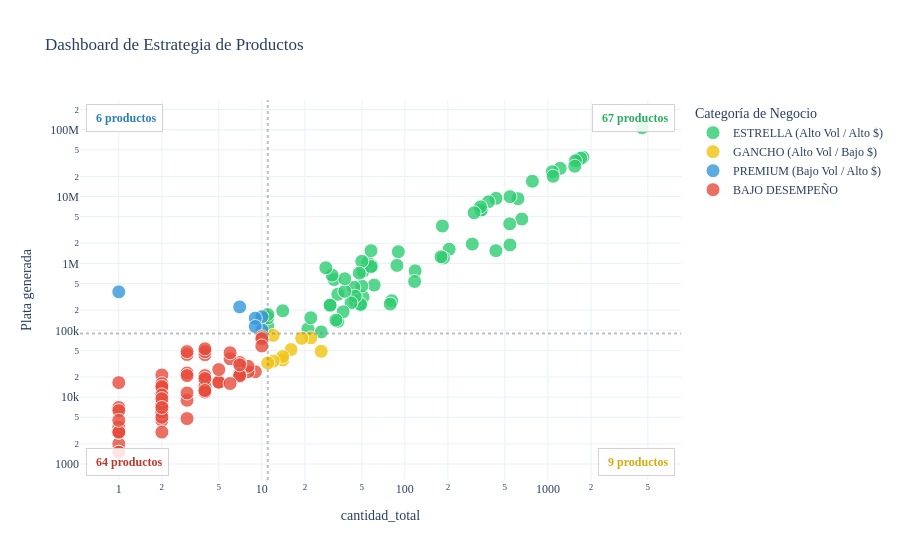

Notebook source saved alongside this figure:
### Code cell
# Definimos los puntos de corte
corte_x = info_productos["cantidad_total"].median()
corte_y = info_productos["Plata generada"].median()

# Función para asignar el color/categoría
def clasificar(row):
    if row["cantidad_total"] >= corte_x and row["Plata generada"] >= corte_y:
        return "ESTRELLA (Alto Vol / Alto $)"
    elif row["cantidad_total"] < corte_x and row["Plata generada"] >= corte_y:
        return "PREMIUM (Bajo Vol / Alto $)"
    elif row["cantidad_total"] >= corte_x and row["Plata generada"] < corte_y:
        return "GANCHO (Alto Vol / Bajo $)"
    else:
        return "BAJO DESEMPEÑO"

# Aplicamos la lógica al DataFrame
info_productos["Categoria_Matriz"] = info_productos.apply(clasificar, axis=1)

# ── Conteo por cuadrante ──────────────────────────────────────────────────────
conteos = info_productos["Categoria_Matriz"].value_counts()
n_estrella = conteos.get("ESTRELLA (Alto Vol / Alto $)", 0)
n_premium  = conteos.get("PREMIUM (Bajo Vol / Alto $)", 0)
n_gancho   = conteos.get("GANCHO (Alto Vol / Bajo $)", 0)
n_bajo     = conteos.get("BAJO DESEMPEÑO", 0)

import plotly.express as px

fig = px.scatter(
    info_productos.reset_index(), 
    x="cantidad_total", 
    y="Plata generada",
    color="Categoria_Matriz",
    color_discrete_map={
        "ESTRELLA (Alto Vol / Alto $)": "#2ecc71",
        "PREMIUM (Bajo Vol / Alto $)": "#3498db",
        "GANCHO (Alto Vol / Bajo $)": "#f1c40f",
        "BAJO DESEMPEÑO": "#e74c3c"
    },
    hover_name="Nombre",
    log_x=True, 
    log_y=True,
    hover_data=["precio_promedio", "transacciones"],
    title="Dashboard de Estrategia de Productos",
    template="plotly_white"
)

fig.update_traces(marker=dict(size=14, opacity=0.8, line=dict(width=1, color='white')))
fig.add_vline(x=corte_x, line_dash="dot", line_color="gray", opacity=0.5)
fig.add_hline(y=corte_y, line_dash="dot", line_color="gray", opacity=0.5)

# ── Anotaciones en las 4 esquinas ─────────────────────────────────────────────
anotaciones = [
    dict(x=0.99, y=0.99, text=f"<b> {n_estrella} productos</b>",
         font=dict(color="#27ae60", size=12),
         xanchor="right", yanchor="top"),
    dict(x=0.01, y=0.99, text=f"<b> {n_premium} productos</b>",
         font=dict(color="#2980b9", size=12),
         xanchor="left", yanchor="top"),
    dict(x=0.99, y=0.01, text=f"<b> {n_gancho} productos</b>",
         font=dict(color="#d4ac0d", size=12),
         xanchor="right", yanchor="bottom"),
    dict(x=0.01, y=0.01, text=f"<b> {n_bajo} productos</b>",
         font=dict(color="#c0392b", size=12),
         xanchor="left", yanchor="bottom"),
]

for a in anotaciones:
    fig.add_annotation(
        x=a["x"], y=a["y"],
        text=a["text"],
        showarrow=False,
        font=a["font"],
        xref="paper", yref="paper",
        bgcolor="rgba(255,255,255,0.85)",
        bordercolor="lightgray",
        borderwidth=1,
        borderpad=6,
        xanchor=a["xanchor"],
        yanchor=a["yanchor"],
    )

fig.update_layout(
    legend_title_text='Categoría de Negocio',
    font=dict(family="Verdana", size=12)
)

fig.show()

### Figure 1 — Plotly figure (JSON) as saved in the notebook; plotly's stock layout.template omitted (floating-point values rounded to 4 significant figures; data arrays with more than 128 entries replaced by an {"elided": "..."} marker saying what was removed)
{"data": [{"customdata": {"elided": "67x2 float values"}, "hovertemplate": "<b>%{hovertext}</b><br><br>Categoria_Matriz=ESTRELLA (Alto Vol / Alto $)<br>cantidad_total=%{x}<br>Plata generada=%{y}<br>precio_promedio=%{customdata[0]}<br>transacciones=%{customdata[1]}<extra></extra>", "hovertext": ["Arma tu plato", "Bowl pollo tostada", "Bowl pasta buona", "Ensalada chefsito", "Bowl lomo alto", "Sándwich romano", "Bowl colombianito", "Ensalada pollo miel mostaza", "Sándwich criollo", "Ensalada pollo pesto", "Sándwich o pockets", "Hatsu azul", "Sándwich felix carne", "Agua con gas cristal", "Hatsu amarillo", "Ensalada italianísima", "Ensalada kale cesar", "Agua sin gas cristal", "Sándwich becha", "Sándwich felix pollo", "Pavoneta", "Soda lucy pink", "Mexi", "Parfait frutos rojos", "Soda hatsu verde lata", "Sopa de tomate", "Hatsu lila 400 ml", "Soda hatsu rosada lata", "Americano", "Wake up & go", "Pollo", "Bagels", "Agua sin gas", "Green heaven", "Rustico", "Bananabread tradicional chips", "Toscana", "Berry bliss pancakes", "Waffle de yuca", "Hatsu blanco", "Parfait vivir", "Ensalada master", "Pastel de pollo", "Pancakes choco-banana delight", "Smoothie pink power", "Latte", "Milo", "Parfait frutos amarillos", "Capuchino", "Parfait frutos amarillo", "Tropical boost", "Carne desmechada", "Sándwich verde", "Napoli", "Huevos", "Ensalada ligera", "Palito de queso", "Aguacate", "Bananabread tradicional frutos", "Galletas chips de chocolate", "Sopa de tomate combo", "Chocolate caliente", "Hatsu negro", "Smoothie chocolate dream", "Barras smuh", "Cholas", "Acai"], "legendgroup": "ESTRELLA (Alto Vol / Alto $)", "marker": {"color": "#2ecc71", "line": {"color": "white", "width": 1}, "opacity": 0.8, "size": 14, "symbol": "circle"}, "mode": "markers", "name": "ESTRELLA (Alto Vol / Alto $)", "orientation": "v", "showlegend": true, "type": "scatter", "x": [4564.0, 1755.0, 1635.0, 1696.0, 1558.0, 1541.0, 1219.0, 1073.0, 1087.0, 779.0, 618.0, 657.0, 543.0, 543.0, 541.0, 434.0, 384.0, 433.0, 344.0, 341.0, 338.0, 296.0, 305.0, 204.0, 186.0, 183.0, 179.0, 118.0, 117.0, 88.0, 81.0, 90.0, 79.0, 59.0, 55.0, 61.0, 58.0, 51.0, 58.0, 51.0, 50.0, 50.0, 49.0, 48.0, 44.0, 45.0, 49.0, 45.0, 42.0, 34.0, 38.0, 34.0, 32.0, 38.0, 37.0, 31.0, 33.0, 26.0, 30.0, 30.0, 28.0, 21.0, 22.0, 11.0, 14.0, 11.0, 11.0], "xaxis": "x", "y": [107100000.0, 38670000.0, 35650000.0, 37440000.0, 34360000.0, 28470000.0, 26450000.0, 23570000.0, 20140000.0, 16960000.0, 9297000.0, 4617000.0, 9975000.0, 1894000.0, 3912000.0, 9415000.0, 8352000.0, 1552000.0, 6347000.0, 6288000.0, 7031000.0, 1948000.0, 5731000.0, 1633000.0, 1209000.0, 3628000.0, 1256000.0, 775200.0, 537200.0, 935500.0, 276500.0, 1498000.0, 246500.0, 918000.0, 1034000.0, 474300.0, 1552000.0, 765000.0, 898000.0, 316000.0, 459000.0, 1076000.0, 238000.0, 715700.0, 442000.0, 271500.0, 245000.0, 323000.0, 257000.0, 346000.0, 383000.0, 136000.0, 574700.0, 590000.0, 189000.0, 668500.0, 142000.0, 94500.0, 232900.0, 238500.0, 861600.0, 105000.0, 154000.0, 116000.0, 196000.0, 154000.0, 172000.0], "yaxis": "y"}, {"customdata": [[1867.0, 25.0], [3500.0, 19.0], [3219.0, 16.0], [4000.0, 16.0], [2571.0, 13.0], [2893.0, 13.0], [2875.0, 11.0], [2955.0, 10.0], [7000.0, 10.0]], "hovertemplate": "<b>%{hovertext}</b><br><br>Categoria_Matriz=GANCHO (Alto Vol / Bajo $)<br>cantidad_total=%{x}<br>Plata generada=%{y}<br>precio_promedio=%{customdata[0]}<br>transacciones=%{customdata[1]}<extra></extra>", "hovertext": ["Vinagreta pesto", "Hatsu caja", "Plátano maduro", "Shot de naranja", "Adición leche de almendras", "Cebolla caramelizada", "Galletas parmesano", "Camote", "Hatsu fucsia"], "legendgroup": "GANCHO (Alto Vol / Bajo $)", "marker": {"color": "#f1c40f", "line": {"color": "white", "width": 1}, "opacity": 0.8, "size": 14, "symbol": "circle"}, "mode": "markers", "name": "GANCHO (Alto Vol / Bajo $)", "orientation": "v", "showlegend": true, "type": "scatter", "x": [26.0, 22.0, 16.0, 19.0, 14.0, 14.0, 12.0, 11.0, 12.0], "xaxis": "x", "y": [48550.0, 77000.0, 51500.0, 76000.0, 36000.0, 40500.0, 34500.0, 32500.0, 84000.0], "yaxis": "y"}, {"customdata": [[10200.0, 10.0], [16000.0, 10.0], [16890.0, 9.0], [12670.0, 9.0], [32000.0, 7.0], [376000.0, 1.0]], "hovertemplate": "<b>%{hovertext}</b><br><br>Categoria_Matriz=PREMIUM (Bajo Vol / Alto $)<br>cantidad_total=%{x}<br>Plata generada=%{y}<br>precio_promedio=%{customdata[0]}<br>transacciones=%{customdata[1]}<extra></extra>", "hovertext": ["Nutty banana bliss", "Classic charm", "Sándwich indio", "Pancakes frutos rojos", "Combo sopa de tomate", "Mensualidades"], "legendgroup": "PREMIUM (Bajo Vol / Alto $)", "marker": {"color": "#3498db", "line": {"color": "white", "width": 1}, "opacity": 0.8, "size": 14, "symbol": "circle"}, "mode": "markers", "name": "PREMIUM (Bajo Vol / Alto $)", "orientation": "v", "showlegend": true, "type": "scatter", "x": [10.0, 10.0, 9.0, 9.0, 7.0, 1.0], "xaxis": "x", "y": [102000.0, 160000.0, 152000.0, 114000.0, 224000.0, 376000.0], "yaxis": "y"}, {"customdata": [[8000.0, 10.0], [7490.0, 9.0], [2667.0, 9.0], [3000.0, 8.0], [3625.0, 8.0], [4714.0, 7.0], [5832.0, 7.0], [2929.0, 7.0], [3143.0, 7.0], [3000.0, 7.0], [6250.0, 6.0], [7683.0, 6.0], [3400.0, 5.0], [3342.0, 5.0], [5170.0, 5.0], [2667.0, 4.0], [3250.0, 4.0], [3125.0, 4.0], [10800.0, 4.0], [12000.0, 4.0], [4500.0, 4.0], [3625.0, 4.0], [2982.0, 4.0], [5250.0, 4.0], [13220.0, 4.0], [7664.0, 3.0], [14500.0, 3.0], [4750.0, 3.0], [3000.0, 3.0], [7000.0, 3.0], [3150.0, 3.0], [3850.0, 3.0], [16000.0, 3.0], [1595.0, 3.0], [2250.0, 2.0], [6500.0, 2.0], [10750.0, 2.0], [3000.0, 2.0], [7950.0, 2.0], [2900.0, 2.0], [6800.0, 2.0], [1500.0, 2.0], [3000.0, 2.0], [7000.0, 2.0], [3930.0, 2.0], [4357.0, 2.0], [3570.0, 2.0], [7250.0, 2.0], [3950.0, 2.0], [5400.0, 2.0], [4750.0, 2.0], [16500.0, 1.0], [2000.0, 1.0], [2500.0, 1.0], [7000.0, 1.0], [3570.0, 1.0], [3000.0, 1.0], [6300.0, 1.0], [1500.0, 1.0], [3000.0, 1.0], [3000.0, 1.0], [4500.0, 1.0], [3500.0, 1.0], [1500.0, 1.0]], "hovertemplate": "<b>%{hovertext}</b><br><br>Categoria_Matriz=BAJO DESEMPEÑO<br>cantidad_total=%{x}<br>Plata generada=%{y}<br>precio_promedio=%{customdata[0]}<br>transacciones=%{customdata[1]}<extra></extra>", "hovertext": ["Jugo verde", "Smoothie fresa banano", "Champiñones", "Tomate cherry", "Queso mozarella", "Jamón de pavo", "Coca cola zero", "Frijol negro", "Leche de almendras", "Brócoli", "Soda hatsu rosada", "Smoothie reactívate con vivo", "Tocineta", "Pasta fusili", "Carne pecho", "Adición leche de coco", "Arroz", "Queso campesino", "Pancakes chocolate", "Tostadas francesas clasica", "Pastel de carne", "Hatsu en caja", "Nachos", "Coca cola", "Tostadas francesas fit", "Vinagreta miel mostaza", "Sweet crave pancakes", "Pastel ranchero", "Aromática", "Smoothie se vivo", "Quinoa", "Falafel", "Berry bliss", "Sriracha mayo", "Vinagreta cesar", "Agua hatsu botella", "Bananabread almond", "Tomate chonto", "Torta de zanahoria y nueces", "Peanut butter", "Soda hatsu amarilla lata", "Miel", "Lechuga romana", "Hatsu verde", "Estacion de cafe sencilla 20 cafes y 10 aromaticas", "Espresso", "Crutones (pan tajado", "Mini banana bread", "Palito de jamon", "Quiche de pollo", "Pastel criollo", "Bagel con huevo", "Leche de coco", "Maní", "Hatsu rojo", "Maíz dulce", "Mozzarella", "Smoothie banano nuez", "Salsa napolitana", "Queso parmesano", "Parmesano", "Pastel hawaiano", "Queso loncha", "Vinagreta vivo"], "legendgroup": "BAJO DESEMPEÑO", "marker": {"color": "#e74c3c", "line": {"color": "white", "width": 1}, "opacity": 0.8, "size": 14, "symbol": "circle"}, "mode": "markers", "name": "BAJO DESEMPEÑO", "orientation": "v", "showlegend": true, "type": "scatter", "x": [10.0, 10.0, 9.0, 8.0, 8.0, 7.0, 10.0, 7.0, 7.0, 7.0, 6.0, 6.0, 5.0, 5.0, 5.0, 6.0, 4.0, 4.0, 4.0, 4.0, 4.0, 4.0, 4.0, 4.0, 4.0, 3.0, 3.0, 4.0, 3.0, 3.0, 4.0, 3.0, 3.0, 3.0, 2.0, 2.0, 2.0, 2.0, 2.0, 2.0, 2.0, 2.0, 2.0, 2.0, 2.0, 7.0, 2.0, 2.0, 2.0, 2.0, 2.0, 1.0, 1.0, 2.0, 1.0, 1.0, 1.0, 1.0, 1.0, 1.0, 1.0, 1.0, 2.0, 1.0], "xaxis": "x", "y": [80000.0, 74900.0, 24000.0, 24000.0, 29000.0, 33000.0, 58320.0, 20500.0, 22000.0, 21000.0, 37500.0, 46100.0, 17000.0, 16710.0, 25850.0, 16000.0, 13000.0, 12500.0, 43200.0, 48000.0, 18000.0, 14500.0, 11930.0, 21000.0, 52900.0, 22990.0, 43500.0, 19000.0, 9000.0, 21000.0, 12600.0, 11550.0, 48000.0, 4785.0, 4500.0, 13000.0, 21500.0, 6000.0, 15900.0, 5800.0, 13600.0, 3000.0, 6000.0, 14000.0, 7860.0, 30500.0, 7140.0, 14500.0, 7900.0, 10800.0, 9500.0, 16500.0, 2000.0, 5000.0, 7000.0, 3570.0, 3000.0, 6300.0, 1500.0, 3000.0, 3000.0, 4500.0, 7000.0, 1500.0], "yaxis": "y"}], "layout": {"annotations": [{"bgcolor": "rgba(255,255,255,0.85)", "bordercolor": "lightgray", "borderpad": 6, "borderwidth": 1, "font": {"color": "#27ae60", "size": 12}, "showarrow": false, "text": "<b> 67 productos</b>", "x": 0.99, "xanchor": "right", "xref": "paper", "y": 0.99, "yanchor": "top", "yref": "paper"}, {"bgcolor": "rgba(255,255,255,0.85)", "bordercolor": "lightgray", "borderpad": 6, "borderwidth": 1, "font": {"color": "#2980b9", "size": 12}, "showarrow": false, "text": "<b> 6 productos</b>", "x": 0.01, "xanchor": "left", "xref": "paper", "y": 0.99, "yanchor": "top", "yref": "paper"}, {"bgcolor": "rgba(255,255,255,0.85)", "bordercolor": "lightgray", "borderpad": 6, "borderwidth": 1, "font": {"color": "#d4ac0d", "size": 12}, "showarrow": false, "text": "<b> 9 productos</b>", "x": 0.99, "xanchor": "right", "xref": "paper", "y": 0.01, "yanchor": "bottom", "yref": "paper"}, {"bgcolor": "rgba(255,255,255,0.85)", "bordercolor": "lightgray", "borderpad": 6, "borderwidth": 1, "font": {"color": "#c0392b", "size": 12}, "showarrow": false, "text": "<b> 64 productos</b>", "x": 0.01, "xanchor": "left", "xref": "paper", "y": 0.01, "yanchor": "bottom", "yref": "paper"}], "font": {"family": "Verdana", "size": 12}, "legend": {"title": {"text": "Categoría de Negocio"}, "tracegroupgap": 0}, "shapes": [{"line": {"color": "gray", "dash": "dot"}, "opacity": 0.5, "type": "line", "x0": 11, "x1": 11, "xref": "x", "y0": 0, "y1": 1, "yref": "y domain"}, {"line": {"color": "gray", "dash": "dot"}, "opacity": 0.5, "type": "line", "x0": 0, "x1": 1, "xref": "x domain", "y0": 89250, "y1": 89250, "yref": "y"}], "title": {"text": "Dashboard de Estrategia de Productos"}, "xaxis": {"anchor": "y", "domain": [0, 1], "title": {"text": "cantidad_total"}, "type": "log"}, "yaxis": {"anchor": "x", "domain": [0, 1], "title": {"text": "Plata generada"}, "type": "log"}}}
